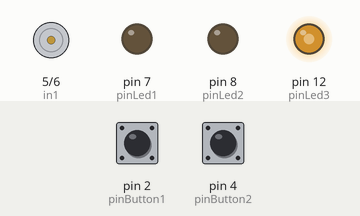
Recording of a sketch running on a simulated Arduino Uno, built with avr-gcc and run on an emulated ATmega328P. On the bench: motor-driver pin pairs drawn as motors (green arrow = first pin HIGH = forward, orange = second pin HIGH = backward, longer = more drive), output pins drawn as LEDs (lit = HIGH). The test bench sets the inputs (shaded band); at power-on: pin 2 (pinButton1) HIGH, pin 4 (pinButton2) HIGH.

Above: at 1.2 s.
1.3 s: pin 2 (pinButton1) pulled LOW for 0.15 s
At 2.1 s:
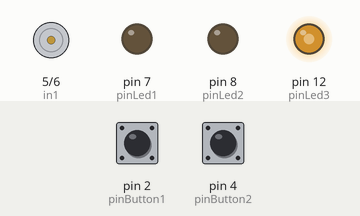
3.0 s: pin 4 (pinButton2) pulled LOW for 1 s
At 3.8 s:
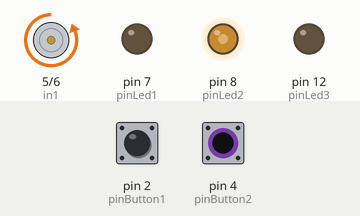
5.5 s: pin 4 (pinButton2) pulled LOW for 0.15 s
At 6.5 s:
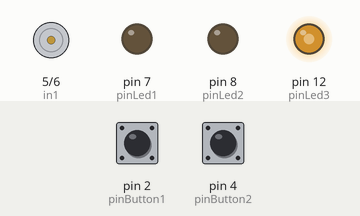
7.2 s: pin 2 (pinButton1) pulled LOW for 1 s
At 8.0 s:
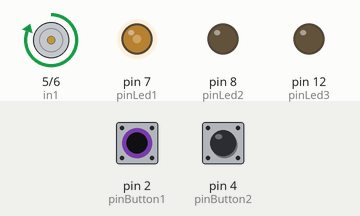
10.2 s: pin 4 (pinButton2) pulled LOW for 0.15 s
At 11.6 s:
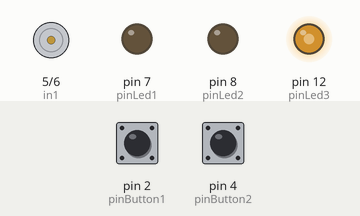
11.9 s: pin 2 (pinButton1) pulled LOW for 3.2 s
At 12.7 s:
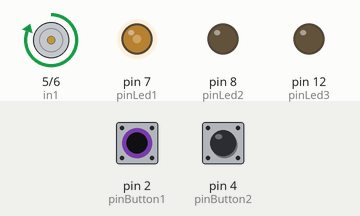
Timing chart, 0 to 16.7 s (numbered marks = the images above; inputs shaded):
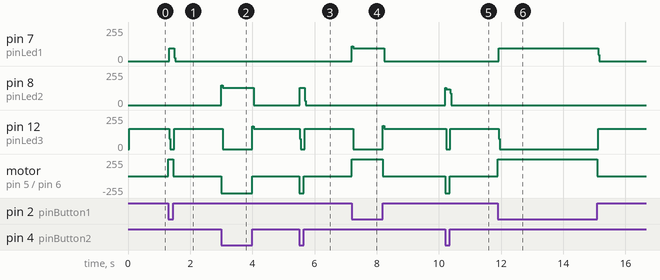

Measured:
- after the input at 1.3 s, pin 7 (pinLed1): 0/255 → 96/255 at once, → 0/255 0.16 s later; pin 12 (pinLed3): 153/255 → 0/255 at once, → 153/255 0.16 s later; motor on pin 5 (in1) / pin 6 (in2): stopped → forward 255/255 at once, → stopped 0.15 s later
- after the input at 3.0 s, pin 8 (pinLed2): 0/255 → 128/255 at once, → 0/255 1.0 s later; pin 12 (pinLed3): 153/255 → 0/255 at once, → 153/255 0.96 s later; motor on pin 5 (in1) / pin 6 (in2): stopped → backward 255/255 at once, → stopped 1.0 s later
- after the input at 5.5 s, pin 8 (pinLed2): 0/255 → 128/255 at once, → 0/255 0.16 s later; pin 12 (pinLed3): 153/255 → 0/255 at once, → 153/255 0.16 s later; motor on pin 5 (in1) / pin 6 (in2): stopped → backward 255/255 at once, → stopped 0.15 s later
- after the input at 7.2 s, pin 7 (pinLed1): 0/255 → 96/255 at once, → 0/255 1.0 s later; pin 12 (pinLed3): 153/255 → 0/255 at once, → 153/255 0.96 s later; motor on pin 5 (in1) / pin 6 (in2): stopped → forward 255/255 at once, → stopped 1.0 s later
- after the input at 10.2 s, pin 8 (pinLed2): 0/255 → 120/255 at once, → 0/255 0.16 s later; pin 12 (pinLed3): 153/255 → 0/255 at once, → 153/255 0.12 s later; motor on pin 5 (in1) / pin 6 (in2): stopped → backward 255/255 at once, → stopped 0.15 s later
- after the input at 11.9 s, pin 7 (pinLed1): 0/255 → 96/255 at once, → 0/255 3.2 s later; pin 12 (pinLed3): 153/255 → 0/255 at once, → 153/255 3.2 s later; motor on pin 5 (in1) / pin 6 (in2): stopped → forward 255/255 at once, → stopped 3.2 s later

The sketch:

motorControl.ino
```cpp
// Einfaches Beispiel zum Ansteuern des DRV8833
//      _________________________
//      in1   in2   Motorfunktion
//      -------------------------
//      1     0     Vorwärts
//      0     1     Rückwärts
//      1     1     Bremse
//      0     0     Freilauf
//      _________________________

#define pinButton1 2
#define pinButton2 4
#define pinLed1 7   //green
#define pinLed2 8   //red
#define pinLed3 12  //yellow
const int in1 = 5;
const int in2 = 6;
const int in3 = 9;
const int in4 = 10;

void setup() {
  pinMode(in1, OUTPUT);
  pinMode(in2, OUTPUT);
  pinMode(pinLed1, OUTPUT);
  pinMode(pinLed2, OUTPUT);
  pinMode(pinLed3, OUTPUT);
  pinMode(pinButton1, INPUT_PULLUP);
  pinMode(pinButton2, INPUT_PULLUP);
}

void loop() {
  int stateButton1 = digitalRead(pinButton1);
  int stateButton2 = digitalRead(pinButton2);
  digitalWrite(pinLed1, LOW);
  digitalWrite(pinLed2, LOW);
  digitalWrite(pinLed3, LOW);

  if (!stateButton1 && !stateButton2) {
    stopMotorBrake();
  } else if (stateButton1 && !stateButton2) {
    turnMotorBackward();
  } else if (!stateButton1 && stateButton2) {
    turnMotorForward();
  } else {
    stopFreeWheeling();
  }
}
```

motor.ino
```cpp
void turnMotorForward() {
  digitalWrite(in1, HIGH);
  digitalWrite(in2, LOW);
  digitalWrite(pinLed1, HIGH);
}

void turnMotorBackward() {
  digitalWrite(in1, LOW);
  digitalWrite(in2, HIGH);
  digitalWrite(pinLed2, HIGH);
}

void stopFreeWheeling() {
  digitalWrite(in1, LOW);
  digitalWrite(in2, LOW);
  digitalWrite(pinLed3, HIGH);
}

void stopMotorBrake() {
  digitalWrite(in1, HIGH);
  digitalWrite(in2, HIGH);
  digitalWrite(pinLed1, HIGH);
  digitalWrite(pinLed2, HIGH);
  digitalWrite(pinLed3, HIGH);
}
```
